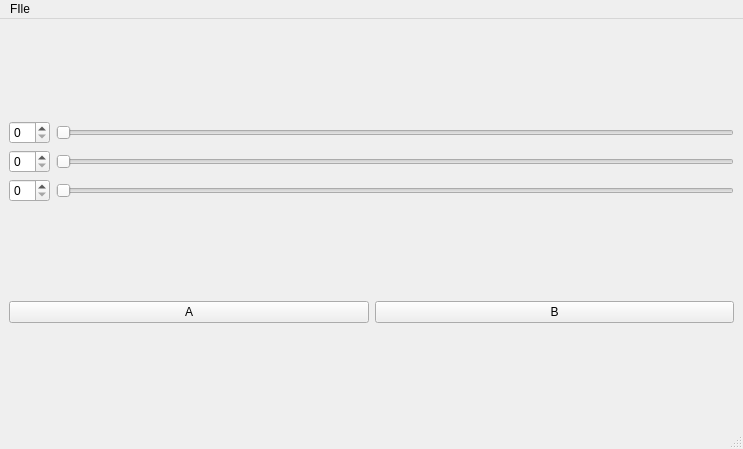
<?xml version="1.0" encoding="UTF-8"?>
<ui version="4.0">
 <class>MainWindow</class>
 <widget class="QMainWindow" name="MainWindow">
  <property name="geometry">
   <rect>
    <x>0</x>
    <y>0</y>
    <width>743</width>
    <height>449</height>
   </rect>
  </property>
  <property name="windowTitle">
   <string>MainWindow</string>
  </property>
  <widget class="QWidget" name="centralwidget">
   <layout class="QVBoxLayout" name="verticalLayout_2">
    <item>
     <layout class="QVBoxLayout" name="verticalLayout">
      <item>
       <layout class="QHBoxLayout" name="horizontalLayout_3">
        <item>
         <widget class="QSpinBox" name="spinBox_3"/>
        </item>
        <item>
         <widget class="QSlider" name="horizontalSlider_3">
          <property name="orientation">
           <enum>Qt::Horizontal</enum>
          </property>
         </widget>
        </item>
       </layout>
      </item>
      <item>
       <layout class="QHBoxLayout" name="horizontalLayout_2">
        <item>
         <widget class="QSpinBox" name="spinBox_2"/>
        </item>
        <item>
         <widget class="QSlider" name="horizontalSlider_2">
          <property name="orientation">
           <enum>Qt::Horizontal</enum>
          </property>
         </widget>
        </item>
       </layout>
      </item>
      <item>
       <layout class="QHBoxLayout" name="horizontalLayout">
        <item>
         <widget class="QSpinBox" name="spinBox"/>
        </item>
        <item>
         <widget class="QSlider" name="horizontalSlider">
          <property name="orientation">
           <enum>Qt::Horizontal</enum>
          </property>
         </widget>
        </item>
       </layout>
      </item>
     </layout>
    </item>
    <item>
     <layout class="QGridLayout" name="gridLayout">
      <item row="0" column="0">
       <widget class="QPushButton" name="pushButton">
        <property name="text">
         <string>A</string>
        </property>
       </widget>
      </item>
      <item row="0" column="1">
       <widget class="QPushButton" name="pushButton_2">
        <property name="text">
         <string>B</string>
        </property>
       </widget>
      </item>
     </layout>
    </item>
   </layout>
  </widget>
  <widget class="QMenuBar" name="menubar">
   <property name="geometry">
    <rect>
     <x>0</x>
     <y>0</y>
     <width>743</width>
     <height>23</height>
    </rect>
   </property>
   <widget class="QMenu" name="menuFIle">
    <property name="title">
     <string>FIle</string>
    </property>
    <addaction name="actionOPen"/>
    <addaction name="actionSave"/>
   </widget>
   <addaction name="menuFIle"/>
  </widget>
  <widget class="QStatusBar" name="statusbar"/>
  <action name="actionOPen">
   <property name="text">
    <string>Open</string>
   </property>
  </action>
  <action name="actionSave">
   <property name="text">
    <string>Save</string>
   </property>
  </action>
 </widget>
 <resources/>
 <connections/>
</ui>
